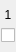
<?xml version="1.0" encoding="UTF-8"?>
<ui version="4.0">
 <class>ChangnelSelectShowWidget</class>
 <widget class="QWidget" name="ChangnelSelectShowWidget">
  <property name="geometry">
   <rect>
    <x>0</x>
    <y>0</y>
    <width>16</width>
    <height>52</height>
   </rect>
  </property>
  <property name="windowTitle">
   <string>Form</string>
  </property>
  <layout class="QVBoxLayout" name="verticalLayout">
   <property name="leftMargin">
    <number>0</number>
   </property>
   <property name="topMargin">
    <number>0</number>
   </property>
   <property name="rightMargin">
    <number>0</number>
   </property>
   <property name="bottomMargin">
    <number>0</number>
   </property>
   <item>
    <layout class="QGridLayout" name="gridLayout">
     <item row="0" column="0">
      <widget class="QLabel" name="label">
       <property name="sizePolicy">
        <sizepolicy hsizetype="Preferred" vsizetype="Fixed">
         <horstretch>0</horstretch>
         <verstretch>0</verstretch>
        </sizepolicy>
       </property>
       <property name="text">
        <string>1</string>
       </property>
       <property name="alignment">
        <set>Qt::AlignCenter</set>
       </property>
      </widget>
     </item>
     <item row="1" column="0">
      <widget class="QWidget" name="widget" native="true">
       <property name="sizePolicy">
        <sizepolicy hsizetype="Fixed" vsizetype="Fixed">
         <horstretch>0</horstretch>
         <verstretch>0</verstretch>
        </sizepolicy>
       </property>
       <layout class="QHBoxLayout" name="horizontalLayout">
        <property name="spacing">
         <number>0</number>
        </property>
        <property name="leftMargin">
         <number>0</number>
        </property>
        <property name="topMargin">
         <number>0</number>
        </property>
        <property name="rightMargin">
         <number>0</number>
        </property>
        <property name="bottomMargin">
         <number>0</number>
        </property>
        <item>
         <widget class="QCheckBox" name="checkBox">
          <property name="sizePolicy">
           <sizepolicy hsizetype="Fixed" vsizetype="Fixed">
            <horstretch>0</horstretch>
            <verstretch>0</verstretch>
           </sizepolicy>
          </property>
          <property name="text">
           <string/>
          </property>
         </widget>
        </item>
       </layout>
      </widget>
     </item>
    </layout>
   </item>
  </layout>
 </widget>
 <resources/>
 <connections/>
</ui>
